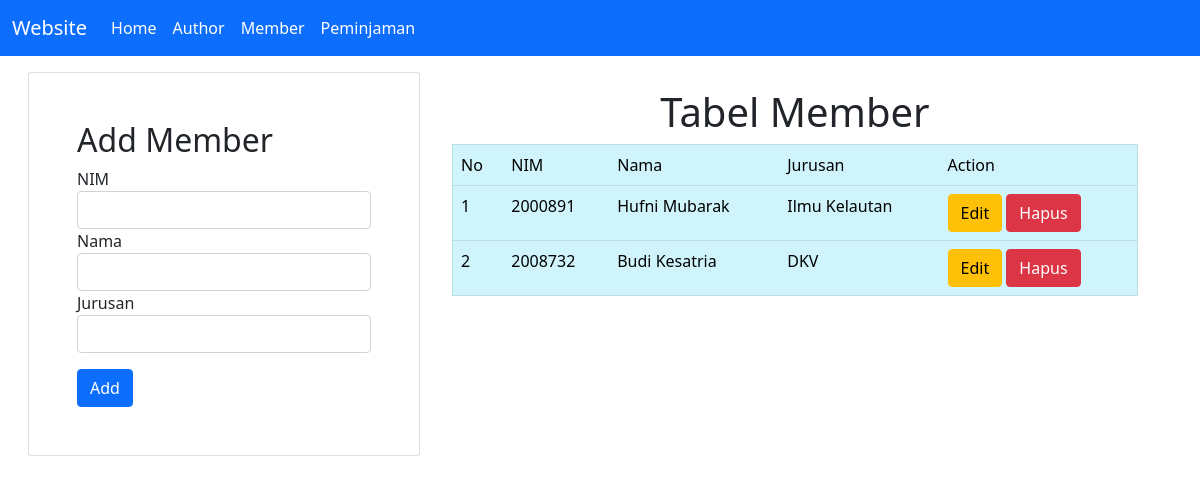
The page /member.php on the database its author committed.
### tables this page shows
CREATE TABLE `member` (
  `nim` int(11) NOT NULL,
  `nama` varchar(100) NOT NULL,
  `jurusan` varchar(100) NOT NULL
);

### conf.php (called while the page is built)
<?php
$db_host = "localhost";
$db_user = "root";
$db_pass = "";
$db_name = "db_perpustakaan";
?>

### includes/DB.class.php (called while the page is built, shortened)
<?php
class DB
{
    var $db_host = "";
    var $db_user = "";
    var $db_pass = "";
    var $db_name = "";
    var $db_link = "";
    var $result = 0;
    function DB($db_host = '', $db_user = '', $db_pass = '', $db_name = '')
    {
        $this->db_host = $db_host;
        $this->db_user = $db_user;
        $this->db_pass = $db_pass;
        $this->db_name = $db_name;
    }
    function open()
    {
        $this->db_link = mysqli_connect($this->db_host, $this->db_user, $this->db_pass, $this->db_name);
    }
    function execute($query = "")
    {
        $this->result = mysqli_query($this->db_link, $query);
        return $this->result;
    }
    function getResult()
    {
        return mysqli_fetch_array($this->result);
    }
}
?>

### includes/Member.class.php (called while the page is built, shortened)
<?php
class Member extends DB
{
    function getMember()
    {
        $query = "SELECT * FROM member";
        return $this->execute($query);
    }
}
?>

### member.php (the view, shortened to what this page needs)
<?php
include("conf.php");
include("includes/DB.class.php");
include("includes/Member.class.php");
$member = new Member($db_host, $db_user, $db_pass, $db_name);
$member->open();
$member->getMember();
$dataTitle = NULL;
$dataForm = NULL;
if (!empty($_GET['id_edit'])) {
    $dataTitle .= "Edit Member";
    $member->getMemberDetail($_GET['id_edit']);
    list($nim, $nama, $jurusan) = $member->getResult();
    $dataForm .= "
    <div class='form-row'>
        <div class='form-group col'>
            <label for='nim'>NIM</label>
            <input type='text' class='form-control' name='nim' value='". $nim ."' readonly/>
        </div>
    </div>
    <div class='form-row'>
        <div class='form-group col'>
            <label for='nama'>Nama</label>
            <input type='text' class='form-control' name='nama' value='". $nama ."' required />
        </div>
    </div>
    <div class='form-row'>
        <div class='form-group col'>
            <label for='jurusan'>Jurusan</label>
            <input type='text' class='form-control' name='jurusan' value='". $jurusan ."' required></input>
        </div>
    </div>
    <button type='submit' name='update' class='btn btn-primary mt-3'>Update</button>";
} else {
    $dataForm .= "
    <div class='form-row'>
        <div class='form-group col'>
            <label for='nim'>NIM</label>
            <input type='text' class='form-control' name='nim' required/>
        </div>
    </div>
    <div class='form-row'>
        <div class='form-group col'>
            <label for='nama'>Nama</label>
            <input type='text' class='form-control' name='nama' required/>
        </div>
    </div>
    <div class='form-row'>
        <div class='form-group col'>
            <label for='jurusan'>Jurusan</label>
            <input type='text' class='form-control' name='jurusan' required></input>
        </div>
    </div>
    <button type='submit' name='add' class='btn btn-primary mt-3'>Add</button>";
}
$data = null;
$no = 1;
while (list($nim, $nama, $jurusan) = $member->getResult()) {
    $data .=
    "<tr>
        <td>" . $no++ . "</td>
        <td>" . $nim . "</td>
        <td>" . $nama . "</td>
        <td>" . $jurusan . "</td>
        <td>
            <a href='member.php?id_edit=" . $nim .  "' class='btn btn-warning' '>Edit</a>
            <a href='member.php?id_hapus=" . $nim . "' class='btn btn-danger' '>Hapus</a>
        </td>
    </tr>";
}

### rows shown on the page
member: nim "2000891", nama "Hufni Mubarak", jurusan "Ilmu Kelautan"
member: nim "2008732", nama "Budi Kesatria", jurusan "DKV"

### other values the page prints
$this->content "Website Home Author Member Peminjaman Add Member Tabel Member No NIM Nama Jurusan Action"
